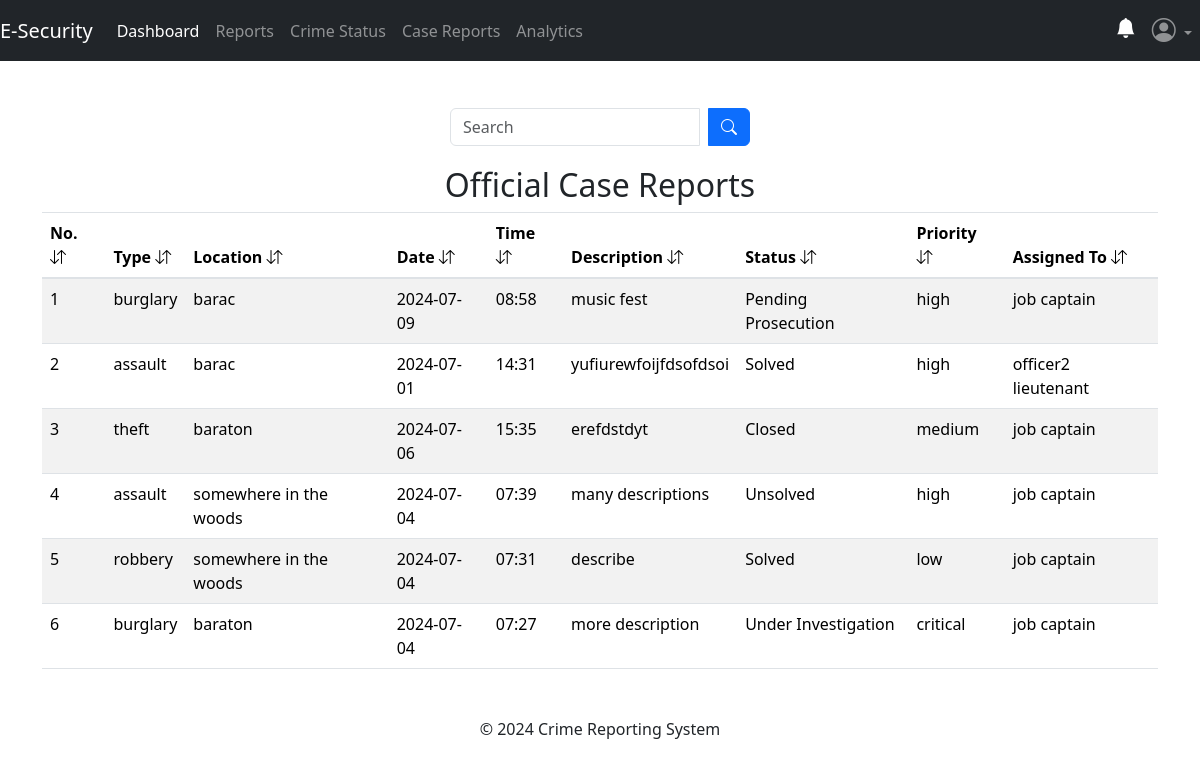
Before: /admin/case-reports (signed in) with the older database file.
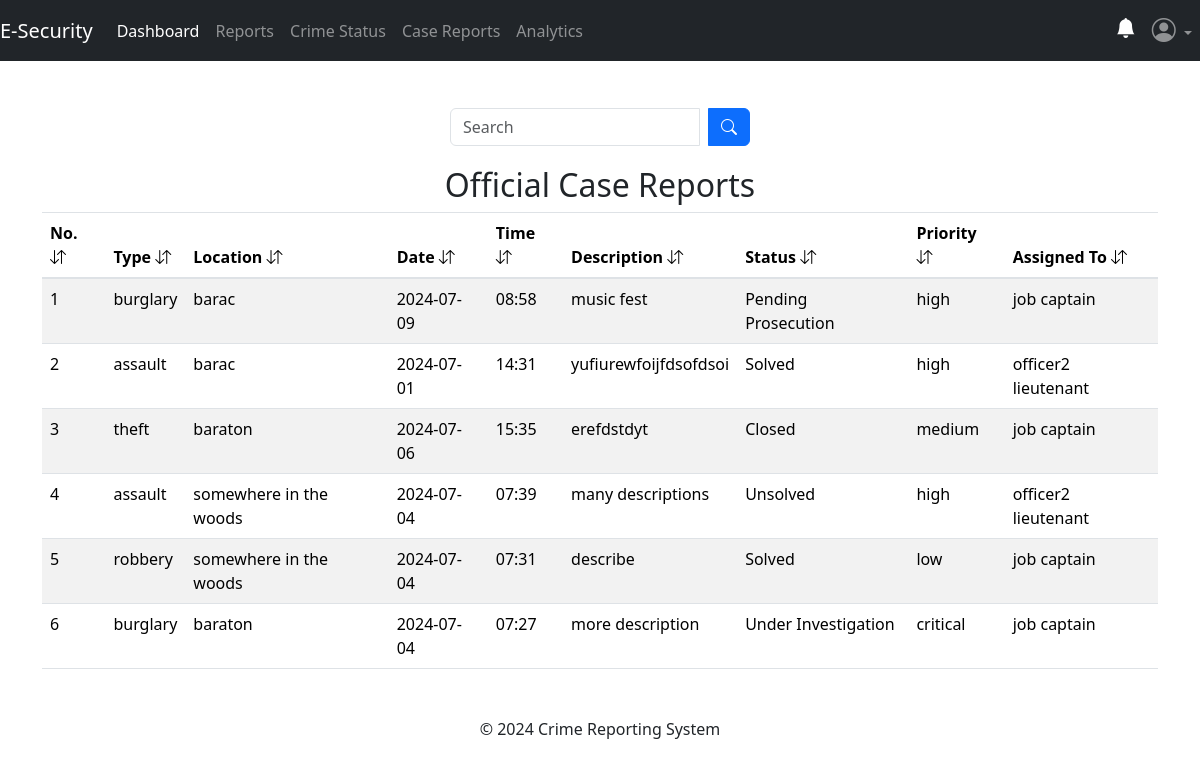
After: the same page with the newer database file.
### app/officers/models.py (models this page shows, shortened)
class CaseReport(db.Model, UserMixin):
    report_id = db.Column(db.Integer, primary_key=True)
    crime_type = db.Column(db.String(120), nullable=False)
    location = db.Column(db.String(40), nullable=False)
    phone_number = db.Column(db.String(10))
    date = db.Column(db.String(10), nullable=False)
    time = db.Column(db.String(10), nullable=False)
    description = db.Column(db.Text, nullable=False)
    evidence = db.Column(db.Text, nullable=False)
    urgency = db.Column(db.String(10), nullable=False)
    deadline = db.Column(db.String(20), nullable=True)
    status = db.Column(db.String(50), nullable=True)
    reports = db.Column(db.Text, nullable=True)
    created_at = db.Column(db.DateTime(timezone=True), default=current_time())
    assigned_officer_id = db.Column(db.Integer, db.ForeignKey('officers.officer_id'))
    assigned_officer = db.relationship('Officers', back_populates='assignments')

class Officers(db.Model, UserMixin):
    officer_id = db.Column(db.Integer, primary_key=True)
    username = db.Column(db.String(80), unique=True, nullable=False)
    officer_email = db.Column(db.String(120), nullable=False)
    first_name = db.Column(db.String(100), nullable=False)
    last_name = db.Column(db.String(100), nullable=True)
    badge = db.Column(db.String(20), nullable=False)
    rank = db.Column(db.String(10), nullable=False)
    station = db.Column(db.String(20), nullable=False)
    password = db.Column(db.String(128), nullable=False)
    assignments = db.relationship('CaseReport', back_populates='assigned_officer', lazy=True)

### app/admins/routes.py (the view)
@admins.route('/admin/case-reports')
@admin_required
def case_reports():
    search_case_reports = request.args.get('search_case_reports', '')
    try:
        if search_case_reports:
            cases = CaseReport.query.filter(
                CaseReport.location.ilike(f'%{search_case_reports}%') |
                CaseReport.status.ilike(f'%{search_case_reports}%') |
                CaseReport.date.ilike(f'%{search_case_reports}%') |
                CaseReport.time.ilike(f'%{search_case_reports}%') |
                CaseReport.crime_type.ilike(f'%{search_case_reports}%') |
                CaseReport.created_at.ilike(f'%{search_case_reports}%') |
                CaseReport.urgency.ilike(f'%{search_case_reports}%')
            ).order_by(desc(CaseReport.created_at)).all()
        else:
            cases = CaseReport.query.order_by(desc(CaseReport.created_at)).all()
        officers = Officers.query.all()
    except Exception as e:
        current_app.logger.error(f"Database error: {str(e)}")
        flash("An error occurred while retrieving the reports.", "error")
        return redirect(url_for('admins.case_reports'))
    if not cases:
        flash("No case reports found.", "info")
    return render_template('admin/case_reports.html', cases=cases, officers=officers)

### app/__init__.py (called while the page is built)
@login_manager.user_loader
def load_user(user_id):
    return models.User.query.get(user_id)

### app/admins/routes.py (called while the page is built)
def admin_required(f):
    @wraps(f)
    def decorated_function(*args, **kwargs):
        if not session.get('admin_id'):
            flash('You need to be logged in as an admin to access the page.', 'danger')
            return redirect(url_for('admins.adminIndex'))
        return f(*args, **kwargs)
    return decorated_function

### app/templates/admin/case_reports.html (shortened to what this page needs)
{% extends 'admin/layout.html' %}
{% block content %}
<div class="container">
    <br>
    <form method="GET" action="{{ url_for('admins.case_reports') }}" class="search-form">
        <div class="input-group search-input">
            <input type="text" name="search_case_reports" class="form-control" placeholder="Search">
            <div class="input-group-append ms-2">
                <button type="submit" class="btn btn-primary">
                    <i class="bi bi-search"></i>
                </button>
            </div>
        </div>
    </form>
{% if cases %}
  <table class="table table-striped table-hover">
    <h2 style="text-align: center;">Official Case Reports</h2>
    <thead>
        <tr>
            <th scope="col">No. <i class="bi bi-arrow-down-up"></i></th>
            <th scope="col">Type <i class="bi bi-arrow-down-up"></i></th>
            <th scope="col">Location <i class="bi bi-arrow-down-up"></i></th>
            <th scope="col">Date <i class="bi bi-arrow-down-up"></i></th>
            <th scope="col">Time <i class="bi bi-arrow-down-up"></i></th>
            <th scope="col">Description <i class="bi bi-arrow-down-up"></i></th>
            <th scope="col">Status <i class="bi bi-arrow-down-up"></i></th>
            <th scope="col">Priority <i class="bi bi-arrow-down-up"></i></th>
            <th scope="col">Assigned To <i class="bi bi-arrow-down-up"></i></th>
        </tr>
    </thead>
    <tbody>
        {% for case in cases %}
            <tr onclick="goToReportDetails('{{ case.report_id }}')" style="cursor: pointer;">
                <td>{{ loop.index }}</td>
                <td>{{case. crime_type}}</td>
                <td>{{ case.location }}</td>
                <td>{{ case.date }}</td>
                <td>{{ case.time }}</td>
                <td>{{ case.description }}</td>
                <td>{{ case.status }}</td>
                <td>{{ case.urgency }}</td>
                <td>{{ case.assigned_officer.first_name }} {{ case.assigned_officer.rank }}</td>
            </tr>
        {% endfor %}
    </tbody>
  </table>
{% endif %}
{% endblock content %}

Changed rows visible on the page:
changed CaseReport "many descriptions": assigned_officer.first_name "job" → "officer2"; assigned_officer.rank "captain" → "lieutenant"
